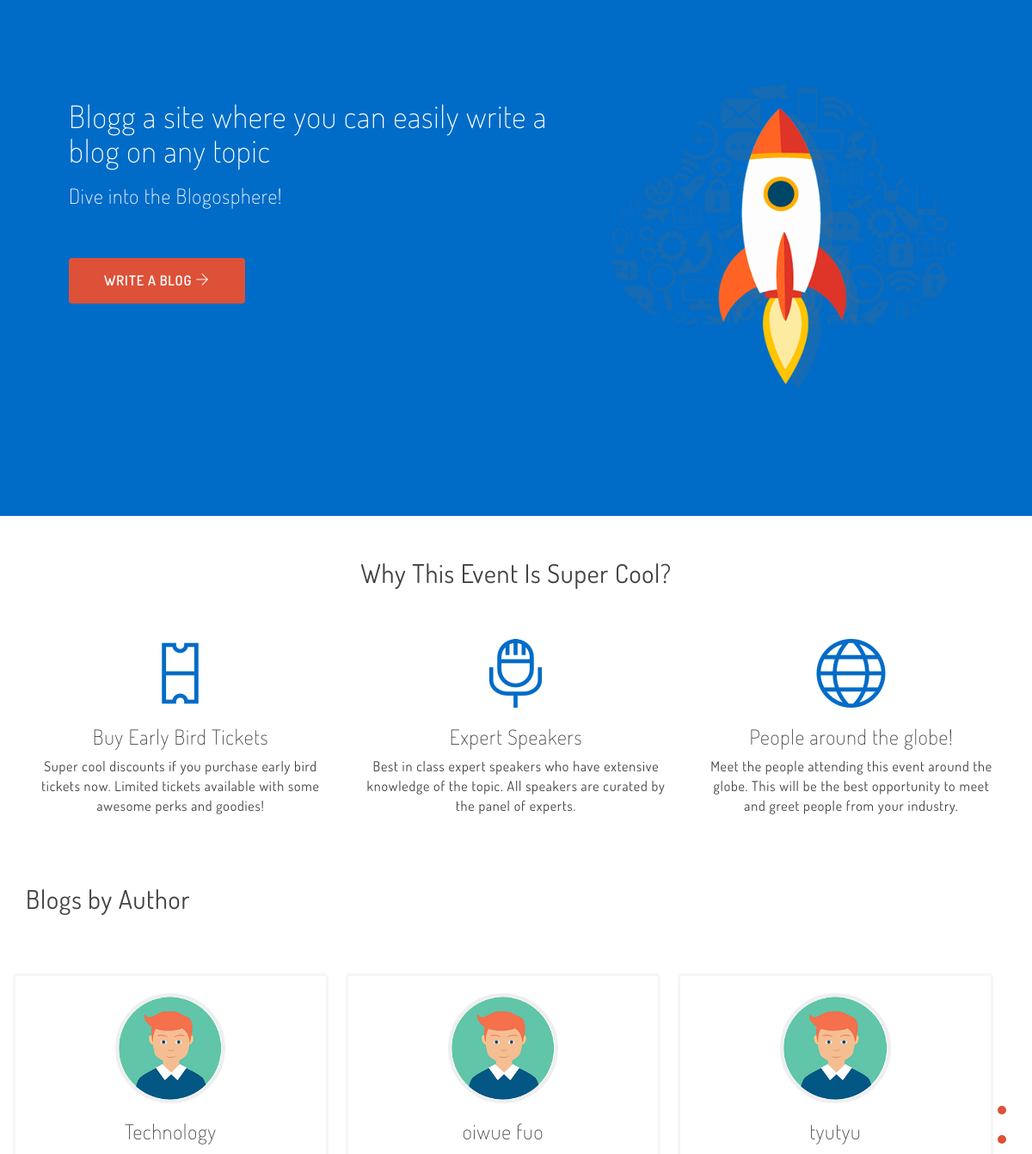
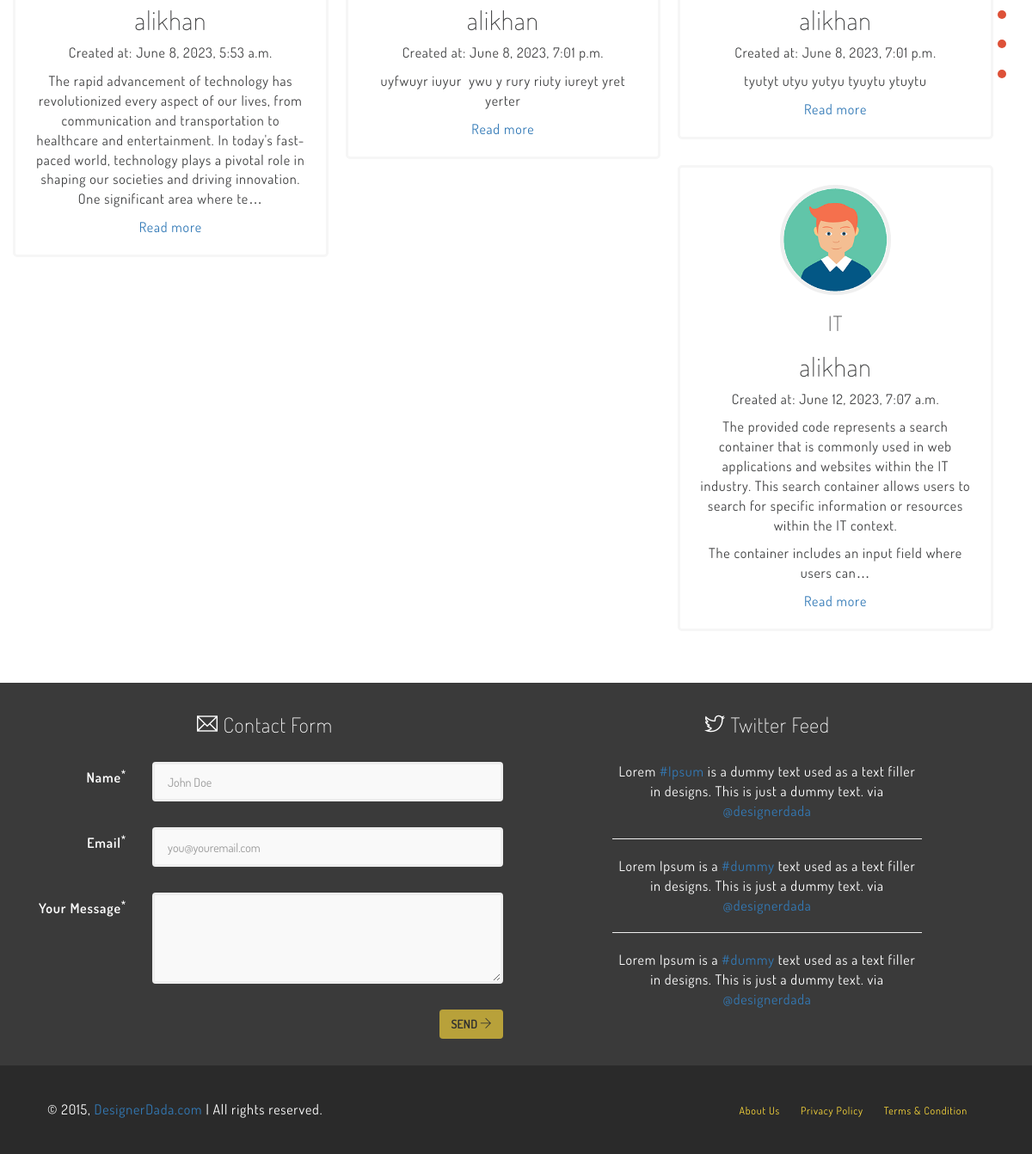
The page / (signed in) on the database its author committed (2 pictures, top to bottom).
### blogg/models.py (models this page shows, shortened)
class BlogPost(models.Model):
    DRAFT_STATUS = (
        ('draft', 'Draft'),
        ('published', 'Published'),
    )
    title = models.CharField(max_length=100)
    content = models.TextField()
    author = models.ForeignKey(User, on_delete=models.CASCADE)
    created_at = models.DateTimeField(auto_now_add=True)
    slug = models.SlugField(unique=True, default='')
    status = models.CharField(max_length=20, choices=DRAFT_STATUS, default='draft')
    def get_absolute_url(self):
        return reverse('blog-detail', args=[self.slug])

### blogg/views.py (the view)
# urls.py: path('', views.home, name="home"),
@login_required(login_url='user-login')
def home(request):
    published_posts = BlogPost.objects.filter(status='published')
    form = BlogForm(request=request)
    context = {'blog_posts': published_posts, 'form': form}
    return render(request, 'index.html', context)

### blogg/forms.py (shortened to what this page needs)
class BlogForm(forms.ModelForm):
    content = forms.CharField(widget=CKEditorWidget(config_name='default'))
    def __init__(self, *args, **kwargs):
        self.request = kwargs.pop('request', None)
        super().__init__(*args, **kwargs)
    class Meta:
        model = BlogPost
        fields = ['title', 'content']

### templates/index.html (shortened to what this page needs)
{% extends 'base.html' %}
{% load static %}
{% load widget_tweaks %}
{% block main %}
    <body id="page-top" data-spy="scroll" data-target=".side-menu">
    <nav class="side-menu">
        <ul>
            <li>
                <a href="#" class="page-scroll">
                    <span class="dot" onclick="toggleSearchBar()"></span>
                </a>
            </li>
            <li>
                <a href="{% url 'home' %}" class="page-scroll">
                    <span class="dot"></span>
                </a>
            </li>
            <li>
                <a href="#blogs" class="page-scroll">
                    <span class="dot"></span>
                </a>
            </li>
            <li>
                <a href="{% url 'my-blogs' %}" class="page-scroll">
                    <span class="dot"></span>
                </a>
            </li>
            <li>
                <a href="{% url 'logout_user' %}" class="page-scroll">
                    <span class="dot"></span>
                </a>
            </li>
        </ul>
    </nav>
    <div class="container">
        <div class="row me-row content-ct">
            <h2 class="row-title">Why This Event Is Super Cool?</h2>
            <div class="col-md-4 feature">
                <span class="ti-ticket"></span>
                <h3>Buy Early Bird Tickets</h3>
                <p>Super cool discounts if you purchase early bird tickets now. Limited tickets available with some
                    awesome
                    perks and goodies!</p>
            </div>
            <div class="col-md-4 feature">
                <span class="ti-microphone"></span>
                <h3>Expert Speakers</h3>
                <p>Best in class expert speakers who have extensive knowledge of the topic. All speakers are curated by
                    the
                    panel of experts.</p>
            </div>
            <div class="col-md-4 feature">
                <span class="ti-world"></span>
                <h3>People around the globe!</h3>
                <p>Meet the people attending this event around the globe. This will be the best opportunity to meet and
                    greet people from your industry.</p>
            </div>
        </div>
        <h2 class="row-title">Blogs by Author</h2>
        <div id="blogs">
            <div class="row me-row content-ct speaker">
                {% for blog_post in blog_posts %}
                    <div class="col-md-4 col-sm-6 feature">
                        <img src="{% static 'img/speaker-1.png' %}" class="speaker-img">
                        <h3>{{ blog_post.title }}</h3>
                        <h2>{{ blog_post.author }}</h2>
                        <p>Created at: {{ blog_post.created_at }}</p>
                        <p>{{ blog_post.content | truncatechars:300 | safe }}</p>
                        <ul>
                            <li><a href="{{ blog_post.get_absolute_url }}">Read more</a></li>
                        </ul>
                    </div>
                {% endfor %}
            </div>
        </div>
    </div>
{% endblock %}

### templates/base.html (shortened to what this page needs)
<!DOCTYPE html>
{% load static %}
<html lang="en">
<head>
    <link rel="stylesheet"
          href="https://cdn.jsdelivr.net/npm/@fortawesome/fontawesome-free@6.2.1/css/fontawesome.min.css">
    <link href="{% static 'css/bootstrap.min.css' %}" rel="stylesheet">
    <link href="{% static 'css/style.css' %}" rel="stylesheet">
    <link href="{% static 'css/themify-icons.css' %}" rel="stylesheet">
    <link href="{% static 'css/dosis-font.css' %}" rel='stylesheet' type='text/css'>
    <link rel="stylesheet" href="https://cdnjs.cloudflare.com/ajax/libs/font-awesome/4.7.0/css/font-awesome.min.css">
</head>
<body>
<main>
    {% include 'header.html' %}
    {% block main %}
    {% endblock %}
    {% include 'footer.html' %}
</main>
</body>
</html>

### templates/header.html
{% load static %}
<div class="row hero-header" id="home">
    <div class="col-md-7">
        <h1>Blogg a site where you can easily write a blog on any topic</h1>
        <h3>Dive into the Blogosphere!</h3>
        <a href="{% url 'create-blog' %}" class="btn btn-lg btn-red">Write a Blog <span class="ti-arrow-right"></span></a>
    </div>
    <div class="col-md-5 hidden-xs">
        <img src="{% static 'img/rocket.png' %}" class="rocket animated bounce">
    </div>
</div>

### templates/footer.html (shortened to what this page needs)
{% load static %}
<div class="container-fluid footer">
    <div class="row contact">
        <div class="col-md-6 contact-form">
            <h3 class="content-ct"><span class="ti-email"></span> Contact Form</h3>
            <form class="form-horizontal" data-toggle="validator" role="form">
                <div class="form-group">
                    <label for="name" class="col-sm-3 control-label">Name<sup>*</sup></label>
                    <div class="col-sm-9">
                        <input type="text" class="form-control" id="name" placeholder="John Doe" required>
                        <span class="form-control-feedback" aria-hidden="true"></span>
                    </div>
                </div>
                <div class="form-group">
                    <label for="email" class="col-sm-3 control-label">Email<sup>*</sup></label>
                    <div class="col-sm-9">
                        <input type="email" class="form-control" id="email" placeholder="you@youremail.com" required>
                        <span class="form-control-feedback" aria-hidden="true"></span>
                    </div>
                </div>
                <div class="form-group">
                    <label for="message" class="col-sm-3 control-label">Your Message<sup>*</sup></label>
                    <div class="col-sm-9">
                        <textarea id="message" class="form-control" rows="3" required></textarea>
                        <span class="form-control-feedback" aria-hidden="true"></span>
                    </div>
                </div>
                <div class="form-group">
                    <div class="col-sm-offset-3 col-sm-9">
                        <button type="submit" id="submit" name="submit" class="btn btn-yellow pull-right">Send <span
                                class="ti-arrow-right"></span></button>
                    </div>
                </div>
            </form>
        </div>
        <div class="col-md-4 col-md-offset-1 content-ct">
            <h3><span class="ti-twitter"></span> Twitter Feed</h3>
            <p>Lorem <a href="#">#Ipsum</a> is a dummy text used as a text filler in designs. This is just a dummy text.
                via <a href="#">@designerdada</a></p>
            <hr>
            <p>Lorem Ipsum is a <a href="#">#dummy</a> text used as a text filler in designs. This is just a dummy text.
                via <a href="#">@designerdada</a></p>
            <hr>
            <p>Lorem Ipsum is a <a href="#">#dummy</a> text used as a text filler in designs. This is just a dummy text.
                via <a href="#">@designerdada</a></p>
        </div>
    </div>
    <div class="row footer-credit">
        <div class="col-md-6 col-sm-6">
            <p>&copy; 2015, <a href="http://www.designerdada.com">DesignerDada.com</a> | All rights reserved.</p>
        </div>
        <div class="col-md-6 col-sm-6">
            <ul class="footer-menu">
                <li><a href="#">About Us</a></li>
                <li><a href="#">Privacy Policy</a></li>
                <li><a href="#">Terms &amp; Condition</a></li>
            </ul>
        </div>
    </div>
</div>

### staticfiles/css/style.css (style rules this page uses)
body { font-family: 'Dosis', sans-serif; color: #404142; font-size: 16px; letter-spacing: 0.8px; }
h1, h2, h3, h4, h5, h6 { font-weight: 200; }
ul { margin: 0; padding: 0; list-style: none; }
a { -webkit-transition: all 0.3s; -moz-transition: all 0.3s; transition: all 0.3s; }
.btn { text-transform: uppercase; font-weight: 600; }
.btn-lg { padding: 15px 40px; font-size: 16px; line-height: none; border-radius: 4px; }
.btn-red { background-color: #dd5138; color: #fff; }
.btn-yellow { background-color: #fcd93b; color: #2a2a2a; opacity: 0.8; }
.content-ct { text-align: center; }
.side-menu { position: fixed; right: 30px; top: 50%; transform: translateY(-73px); z-index: 99; }
.side-menu ul li { text-align: right; margin: 10px 0; }
.side-menu ul li a span { display: inline-block; }
.side-menu ul li a span.dot { position: relative; background-color: #dd5138; border-radius: 2em; height: 10px; width: 10px; -webkit-transition: all 0.3s; -moz-transition: all 0.3s; transition: all 0.3s; }
.hero-header { background: #016cc7; min-height: 600px; padding: 5em; color: #fff; }
.hero-header h1 { margin: 1em 0 0 0; }
.hero-header .btn { margin-top: 3em; }
.hero-header .rocket { max-width: 100%; }
.me-row { padding: 30px 0; }
.row-title { font-weight: 400; }
.feature { padding: 20px; margin-top: 30px; }
.feature span { font-size: 5em; color: #016cc7; }
.speaker .feature { width: 31.333333%; -webkit-transition: all 0.3s; -moz-transition: all 0.3s; transition: all 0.3s; margin-right: 20px; border: 3px solid #f6f6f6; border-radius: 5px; }
.speaker-img { max-width: 40%; border: 4px solid #efefef; border-radius: 50%; }
.footer { background-color: #2a2a2a; margin-top: 30px; color: #fff; }
.footer p { margin-bottom: 0; }
.footer-credit { padding: 40px; }
ul.footer-menu { text-align: right; }
ul.footer-menu li { display: inline-block; }
ul.footer-menu li a { font-size: 12px; color: #fcd93b; padding-right: 20px; }
.contact { background-color: #3a3a3a; color: #fff; padding: 1em; }
.contact h3 { margin-bottom: 30px; }
.form-control { padding: 20px 15px; border: 3px solid #eee; background-color: #f9f9f9; box-shadow: none; }
.form-control-feedback { top: 15px; right: 15px; }
.animated { -webkit-animation-duration: 5s; animation-duration: 5s; -webkit-animation-fill-mode: both; animation-fill-mode: both; -webkit-animation-timing-function: linear; animation-timing-function: linear; animation-iteration-count: infinite; -webkit-animation-iteration-count: infinite; }
.bounce { -webkit-animation-name: bounce; animation-name: bounce; }

### rows shown on the page
BlogPost: title "Technology", author "alikhan", created_at "June 8, 2023, 5:53 a.m.", content "The rapid advancement of technology has revolutionized every aspect of our lives, from communication and transportation to healthcare and entertainment. In today's fast-paced world, technology plays a pivotal role in shaping our societies and driving innovation. One significant area where te…"
BlogPost: title "oiwue fuo", author "alikhan", created_at "June 8, 2023, 7:01 p.m.", content "uyfwuyr iuyur ywu y rury riuty iureyt yret yerter"
BlogPost: title "tyutyu", author "alikhan", created_at "June 8, 2023, 7:01 p.m.", content "tyutyt utyu yutyu tyuytu ytuytu"
BlogPost: title "IT", author "alikhan", created_at "June 12, 2023, 7:07 a.m.", content "The provided code represents a search container that is commonly used in web applications and websites within the IT industry. This search container allows users to search for specific information or resources within the IT context. The container includes an input field where users can…"
